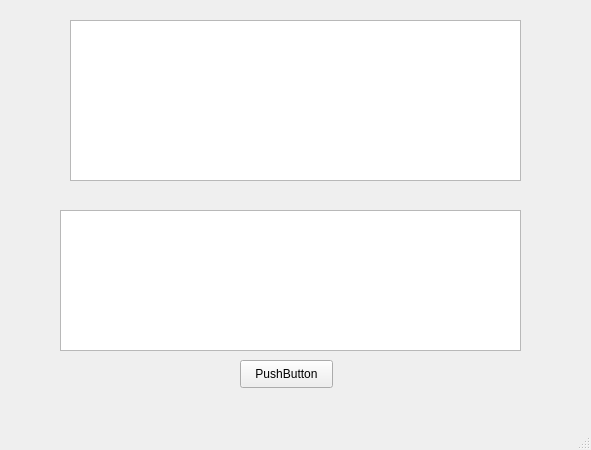
<?xml version="1.0" encoding="UTF-8"?>
<ui version="4.0">
 <class>MainWindow</class>
 <widget class="QMainWindow" name="MainWindow">
  <property name="geometry">
   <rect>
    <x>0</x>
    <y>0</y>
    <width>591</width>
    <height>450</height>
   </rect>
  </property>
  <property name="windowTitle">
   <string>MainWindow</string>
  </property>
  <widget class="QWidget" name="centralwidget">
   <widget class="QTextEdit" name="record">
    <property name="geometry">
     <rect>
      <x>70</x>
      <y>20</y>
      <width>451</width>
      <height>161</height>
     </rect>
    </property>
   </widget>
   <widget class="QTextEdit" name="msg">
    <property name="geometry">
     <rect>
      <x>60</x>
      <y>210</y>
      <width>461</width>
      <height>141</height>
     </rect>
    </property>
   </widget>
   <widget class="QPushButton" name="pushButton">
    <property name="geometry">
     <rect>
      <x>240</x>
      <y>360</y>
      <width>93</width>
      <height>28</height>
     </rect>
    </property>
    <property name="text">
     <string>PushButton</string>
    </property>
   </widget>
  </widget>
  <widget class="QMenuBar" name="menubar">
   <property name="geometry">
    <rect>
     <x>0</x>
     <y>0</y>
     <width>591</width>
     <height>26</height>
    </rect>
   </property>
  </widget>
  <widget class="QStatusBar" name="statusbar"/>
 </widget>
 <resources/>
 <connections/>
</ui>
